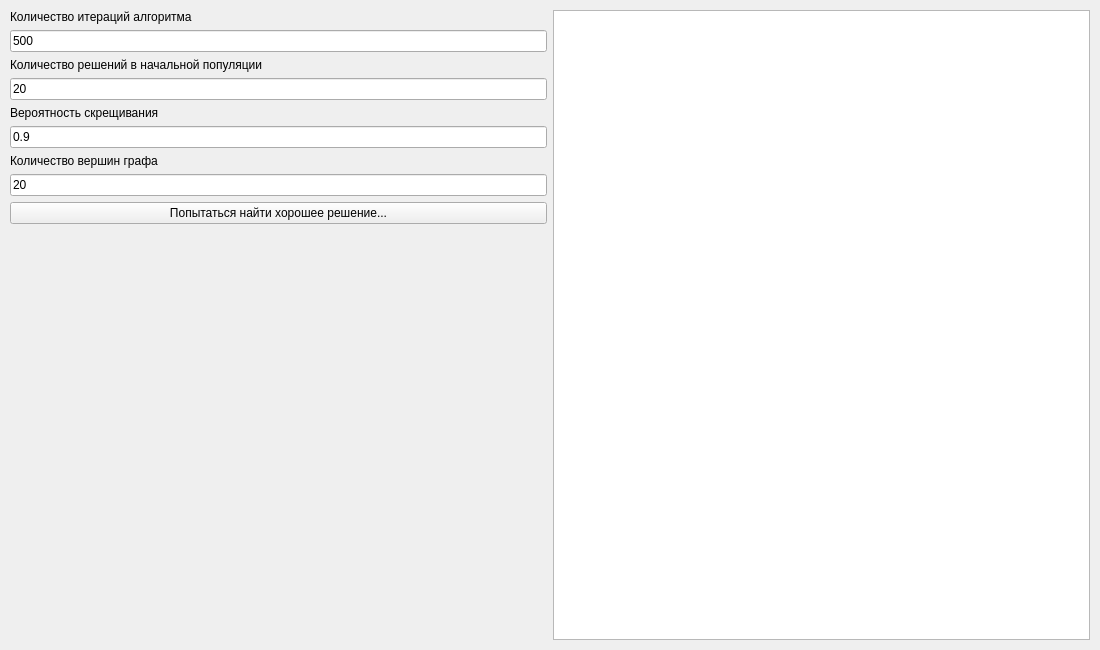
<?xml version="1.0" encoding="UTF-8"?>
<ui version="4.0">
 <class>MainWindow</class>
 <widget class="QMainWindow" name="MainWindow">
  <property name="geometry">
   <rect>
    <x>0</x>
    <y>0</y>
    <width>1100</width>
    <height>650</height>
   </rect>
  </property>
  <property name="minimumSize">
   <size>
    <width>1100</width>
    <height>650</height>
   </size>
  </property>
  <property name="maximumSize">
   <size>
    <width>16777215</width>
    <height>16777215</height>
   </size>
  </property>
  <property name="windowTitle">
   <string>MainWindow</string>
  </property>
  <widget class="QWidget" name="centralwidget">
   <layout class="QGridLayout" name="gridLayout">
    <property name="leftMargin">
     <number>10</number>
    </property>
    <property name="topMargin">
     <number>10</number>
    </property>
    <property name="rightMargin">
     <number>10</number>
    </property>
    <property name="bottomMargin">
     <number>10</number>
    </property>
    <item row="0" column="0">
     <layout class="QVBoxLayout" name="verticalLayout">
      <item>
       <widget class="QLabel" name="label">
        <property name="text">
         <string>Количество итераций алгоритма</string>
        </property>
       </widget>
      </item>
      <item>
       <widget class="QLineEdit" name="iterationsEdit">
        <property name="text">
         <string>500</string>
        </property>
       </widget>
      </item>
      <item>
       <widget class="QLabel" name="label_2">
        <property name="text">
         <string>Количество решений в начальной популяции</string>
        </property>
       </widget>
      </item>
      <item>
       <widget class="QLineEdit" name="r_count_edit">
        <property name="text">
         <string>20</string>
        </property>
       </widget>
      </item>
      <item>
       <widget class="QLabel" name="label_3">
        <property name="text">
         <string>Вероятность скрещивания</string>
        </property>
       </widget>
      </item>
      <item>
       <widget class="QLineEdit" name="crossing_prob_edit">
        <property name="text">
         <string>0.9</string>
        </property>
       </widget>
      </item>
      <item>
       <widget class="QLabel" name="label_4">
        <property name="text">
         <string>Количество вершин графа</string>
        </property>
       </widget>
      </item>
      <item>
       <widget class="QLineEdit" name="nEdit">
        <property name="text">
         <string>20</string>
        </property>
       </widget>
      </item>
      <item>
       <widget class="QPushButton" name="setParametersButton">
        <property name="text">
         <string>Попытаться найти хорошее решение...</string>
        </property>
       </widget>
      </item>
      <item>
       <spacer name="verticalSpacer">
        <property name="orientation">
         <enum>Qt::Vertical</enum>
        </property>
        <property name="sizeHint" stdset="0">
         <size>
          <width>20</width>
          <height>40</height>
         </size>
        </property>
       </spacer>
      </item>
     </layout>
    </item>
    <item row="0" column="1">
     <widget class="QTableWidget" name="table">
      <property name="minimumSize">
       <size>
        <width>300</width>
        <height>600</height>
       </size>
      </property>
     </widget>
    </item>
    <item row="0" column="2">
     <layout class="QVBoxLayout" name="graphLayout"/>
    </item>
   </layout>
  </widget>
 </widget>
 <resources/>
 <connections/>
</ui>
